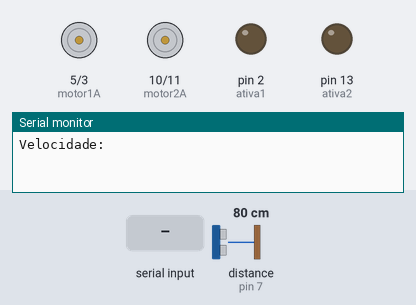
Recording of a sketch running on a simulated Arduino Uno, built with avr-gcc and run on an emulated ATmega328P. Parts: motor-driver pin pairs drawn as motors (green arrow = first pin HIGH = forward, orange = second pin HIGH = backward, longer = more drive), output pins drawn as LEDs (lit = HIGH), the last lines printed to the serial monitor. The test bench sets the inputs (shaded band); at power-on: distance to the obstacle (sensor on pin 7) 80 cm. The echo pulse lasts 58.3 µs per cm.

Above: at 0.9 s.
1.0 s: "1,90,45\n" received over Serial
At 3.7 s:
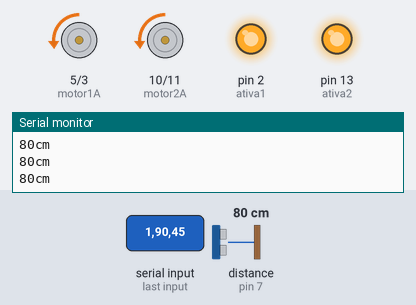
4.0 s: distance to the obstacle (sensor on pin 7) set to 7 cm
5.5 s: distance to the obstacle (sensor on pin 7) set to 4 cm
At 6.7 s:
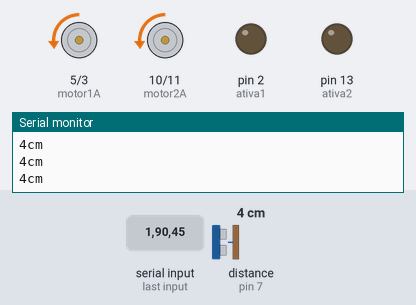
7.0 s: "90,45\n" received over Serial
At 8.2 s:
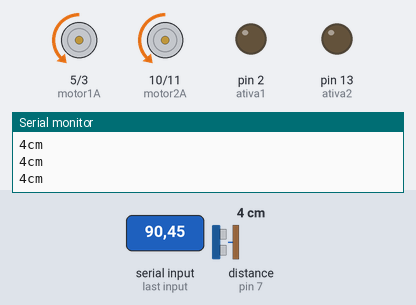
10.0 s: "30,150\n" received over Serial
At 12.3 s:
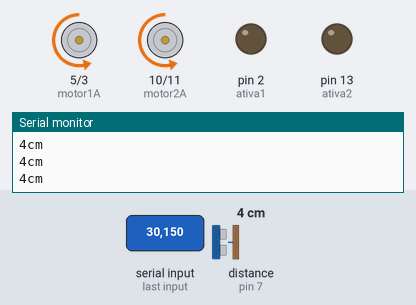
13.0 s: "200\n" received over Serial
At 14.8 s:
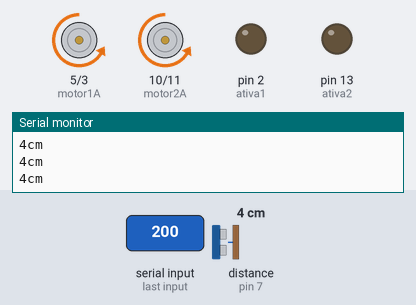
Timing chart, 0 to 16.3 s (numbered marks = the images above; inputs shaded):
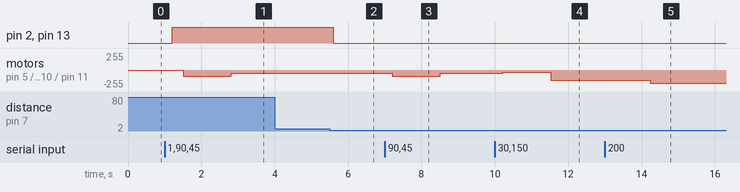

Measured:
- the behaviour switches between 6 and 5 cm on distance to the obstacle (sensor on pin 7) (found by bisection; images 1 and 2)
- after the input at 1.0 s, pin 2 (ativa1), pin 13 (ativa2): LOW → HIGH after 0.20 s; motor on pin 5 (motor1A) / pin 3 (motor1B), motor on pin 10 (motor2A) / pin 11 (motor2B): stopped → backward 90/255 after 0.51 s, → backward 45/255 1.3 s later
- after the input at 5.5 s, pin 2 (ativa1), pin 13 (ativa2): HIGH → LOW after 0.09 s
- after the input at 7.0 s, motor on pin 5 (motor1A) / pin 3 (motor1B), motor on pin 10 (motor2A) / pin 11 (motor2B): backward 45/255 → backward 90/255 after 0.21 s, → backward 45/255 1.3 s later
- after the input at 10.0 s, motor on pin 5 (motor1A) / pin 3 (motor1B), motor on pin 10 (motor2A) / pin 11 (motor2B): backward 45/255 → backward 30/255 after 0.22 s, → backward 150/255 1.3 s later
- after the input at 13.0 s, motor on pin 5 (motor1A) / pin 3 (motor1B), motor on pin 10 (motor2A) / pin 11 (motor2B): backward 150/255 → backward 200/255 after 1.2 s

The sketch:

codigoArduino.ino
```cpp
const int pingPin = 7;
// inicializa variaveis para os pinos
int choice = 0;
int ativa1 = 2;
int motor1A = 5;
int motor1B = 3;
int ativa2 = 13;
int motor2A = 10;
int motor2B = 11;
int speed = 0;

void setup()
{
  //inicializa os pins de output

  pinMode(ativa1, OUTPUT);
  pinMode(motor1B, OUTPUT);
  pinMode(motor1A, OUTPUT);
  pinMode(ativa2, OUTPUT);
  pinMode(motor2A, OUTPUT);
  pinMode(motor2B, OUTPUT);
  // Configura a taxa de transferência em bits por segundo
  Serial.begin(9600);

  Serial.print("Velocidade: ");
 	while (Serial.available() == 0) {
 	}
   	speed = Serial.parseInt(SKIP_ALL, '\n');
  // não consigo imprimir a velocidade
   	Serial.print(speed);
  // quando eu seto a velocidade como menor
  // que zero o segundo motor não roda e
  	if (speed >= 0) { choice = 0;} else { choice = 1;}
  	speed = abs(speed);
    if (speed > 255) { speed = 255;}
    delay(200);


  // seta os pins de ativação para para alto, ativando 3 e 4 (AE e BE por ex)
  digitalWrite(ativa1, HIGH);
  digitalWrite(ativa2, HIGH);

}

void loop()
{ long duration, cm;

  // ativamos o módulo com um pulso de 2 microssegundos
  // enviamos um low para "limpar" o buffer
  pinMode(pingPin, OUTPUT);
  digitalWrite(pingPin, LOW);
  delayMicroseconds(2);
  digitalWrite(pingPin, HIGH);
  delayMicroseconds(5);
  digitalWrite(pingPin, LOW);

  cm = medicaoDistancia(duration, cm);

 // evita colisões parando ou reduzindo a velocidade
  if (cm <= 5)
  {
    stop();
  } else if (cm <= 20 && speed > 150 && choice == 1) {
    speed = speed - 70;
  }
  // exibe a dustância medida pelo sensor
  Serial.print(cm);
  Serial.print("cm");
  Serial.println();

  delay(100);

  // se houver informação no buffer (velocidade) delimita a velocidade
 	if (Serial.available() ){
   	speed = Serial.parseInt(SKIP_ALL, '\n');
  	if (speed >= 0) { choice = 0;} else { choice = 1;}
  	speed = abs(speed);
    if (speed > 255) { speed = 255;}
    delay(200);
  }

  if (choice == 0){
    analogWrite(motor1B, speed); // liga o motor
    digitalWrite(motor1A, LOW);

    analogWrite(motor2B, speed); // liga o motor
    digitalWrite(motor2A, LOW);
  }
  else if (choice == 1){
    analogWrite(motor1A, speed); // anda de ré
    digitalWrite(motor1B, LOW);

    analogWrite(motor2A, speed); // anda de ré
    digitalWrite(motor2B, LOW);

  }
}

void stop() {
   digitalWrite(ativa1, LOW);
   digitalWrite(ativa2, LOW);
}

int medicaoDistancia(long duration, long cm) {
  // enviamos um pulso e medimos o tempo até que seja detectado o retorno (LOW)
  pinMode(pingPin, INPUT);
  duration = pulseIn(pingPin, HIGH);

  // converte tempo em distância
  // Tvelocidade do som: 340 m/s ou 29 microssegundos por centímetro
  // Como o sinal tem que ir e voltar, dividimos o tempo ou distância por 2.
  return duration / 29 / 2;
}
```
